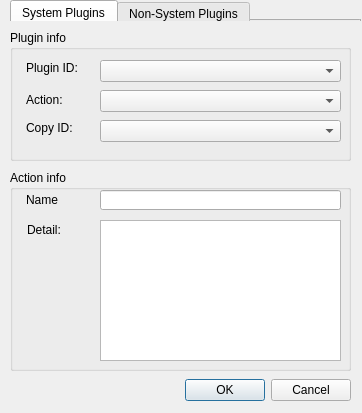
<?xml version="1.0" encoding="UTF-8"?>
<ui version="4.0">
 <class>PluginActionViewer</class>
 <widget class="QDialog" name="PluginActionViewer">
  <property name="geometry">
   <rect>
    <x>0</x>
    <y>0</y>
    <width>362</width>
    <height>413</height>
   </rect>
  </property>
  <property name="windowTitle">
   <string>Function Viewer</string>
  </property>
  <property name="windowIcon">
   <iconset>
    <normaloff>../../bin/debug/Images/viewedit.png</normaloff>../../bin/debug/Images/viewedit.png</iconset>
  </property>
  <widget class="QDialogButtonBox" name="buttonBox">
   <property name="geometry">
    <rect>
     <x>10</x>
     <y>370</y>
     <width>341</width>
     <height>41</height>
    </rect>
   </property>
   <property name="orientation">
    <enum>Qt::Horizontal</enum>
   </property>
   <property name="standardButtons">
    <set>QDialogButtonBox::Cancel|QDialogButtonBox::Ok</set>
   </property>
  </widget>
  <widget class="QTabWidget" name="tabWidget">
   <property name="geometry">
    <rect>
     <x>10</x>
     <y>0</y>
     <width>351</width>
     <height>21</height>
    </rect>
   </property>
   <property name="currentIndex">
    <number>0</number>
   </property>
   <widget class="QWidget" name="tab">
    <attribute name="title">
     <string>System Plugins</string>
    </attribute>
   </widget>
   <widget class="QWidget" name="tab_2">
    <attribute name="title">
     <string>Non-System Plugins</string>
    </attribute>
   </widget>
  </widget>
  <widget class="QGroupBox" name="groupBox_2">
   <property name="geometry">
    <rect>
     <x>10</x>
     <y>170</y>
     <width>341</width>
     <height>201</height>
    </rect>
   </property>
   <property name="title">
    <string>Action info</string>
   </property>
   <widget class="QLabel" name="label_5">
    <property name="geometry">
     <rect>
      <x>16</x>
      <y>20</y>
      <width>71</width>
      <height>20</height>
     </rect>
    </property>
    <property name="text">
     <string>Name</string>
    </property>
   </widget>
   <widget class="QLineEdit" name="txtActionName">
    <property name="enabled">
     <bool>true</bool>
    </property>
    <property name="geometry">
     <rect>
      <x>90</x>
      <y>20</y>
      <width>241</width>
      <height>20</height>
     </rect>
    </property>
    <property name="readOnly">
     <bool>true</bool>
    </property>
   </widget>
   <widget class="QTextBrowser" name="txtActionDetail">
    <property name="enabled">
     <bool>true</bool>
    </property>
    <property name="geometry">
     <rect>
      <x>90</x>
      <y>50</y>
      <width>241</width>
      <height>141</height>
     </rect>
    </property>
   </widget>
   <widget class="QLabel" name="label_8">
    <property name="geometry">
     <rect>
      <x>17</x>
      <y>50</y>
      <width>71</width>
      <height>20</height>
     </rect>
    </property>
    <property name="text">
     <string>Detail:</string>
    </property>
   </widget>
  </widget>
  <widget class="QGroupBox" name="groupBox">
   <property name="geometry">
    <rect>
     <x>10</x>
     <y>30</y>
     <width>341</width>
     <height>131</height>
    </rect>
   </property>
   <property name="title">
    <string>Plugin info</string>
   </property>
   <widget class="QComboBox" name="cbPluginAction">
    <property name="geometry">
     <rect>
      <x>90</x>
      <y>60</y>
      <width>241</width>
      <height>22</height>
     </rect>
    </property>
   </widget>
   <widget class="QLabel" name="label">
    <property name="geometry">
     <rect>
      <x>16</x>
      <y>30</y>
      <width>71</width>
      <height>16</height>
     </rect>
    </property>
    <property name="text">
     <string>Plugin ID:</string>
    </property>
   </widget>
   <widget class="QComboBox" name="cbPluginID">
    <property name="geometry">
     <rect>
      <x>90</x>
      <y>30</y>
      <width>241</width>
      <height>22</height>
     </rect>
    </property>
   </widget>
   <widget class="QLabel" name="label_2">
    <property name="geometry">
     <rect>
      <x>16</x>
      <y>62</y>
      <width>71</width>
      <height>16</height>
     </rect>
    </property>
    <property name="text">
     <string>Action:</string>
    </property>
   </widget>
   <widget class="QLabel" name="label_3">
    <property name="geometry">
     <rect>
      <x>16</x>
      <y>90</y>
      <width>71</width>
      <height>16</height>
     </rect>
    </property>
    <property name="text">
     <string>Copy ID:</string>
    </property>
   </widget>
   <widget class="QComboBox" name="cbCopyID">
    <property name="geometry">
     <rect>
      <x>90</x>
      <y>90</y>
      <width>241</width>
      <height>22</height>
     </rect>
    </property>
   </widget>
   <zorder>label_2</zorder>
   <zorder>cbPluginAction</zorder>
   <zorder>label</zorder>
   <zorder>cbPluginID</zorder>
   <zorder>label_3</zorder>
   <zorder>cbCopyID</zorder>
  </widget>
 </widget>
 <resources/>
 <connections>
  <connection>
   <sender>buttonBox</sender>
   <signal>accepted()</signal>
   <receiver>PluginActionViewer</receiver>
   <slot>accept()</slot>
   <hints>
    <hint type="sourcelabel">
     <x>248</x>
     <y>254</y>
    </hint>
    <hint type="destinationlabel">
     <x>157</x>
     <y>274</y>
    </hint>
   </hints>
  </connection>
  <connection>
   <sender>buttonBox</sender>
   <signal>rejected()</signal>
   <receiver>PluginActionViewer</receiver>
   <slot>reject()</slot>
   <hints>
    <hint type="sourcelabel">
     <x>316</x>
     <y>260</y>
    </hint>
    <hint type="destinationlabel">
     <x>286</x>
     <y>274</y>
    </hint>
   </hints>
  </connection>
 </connections>
</ui>
